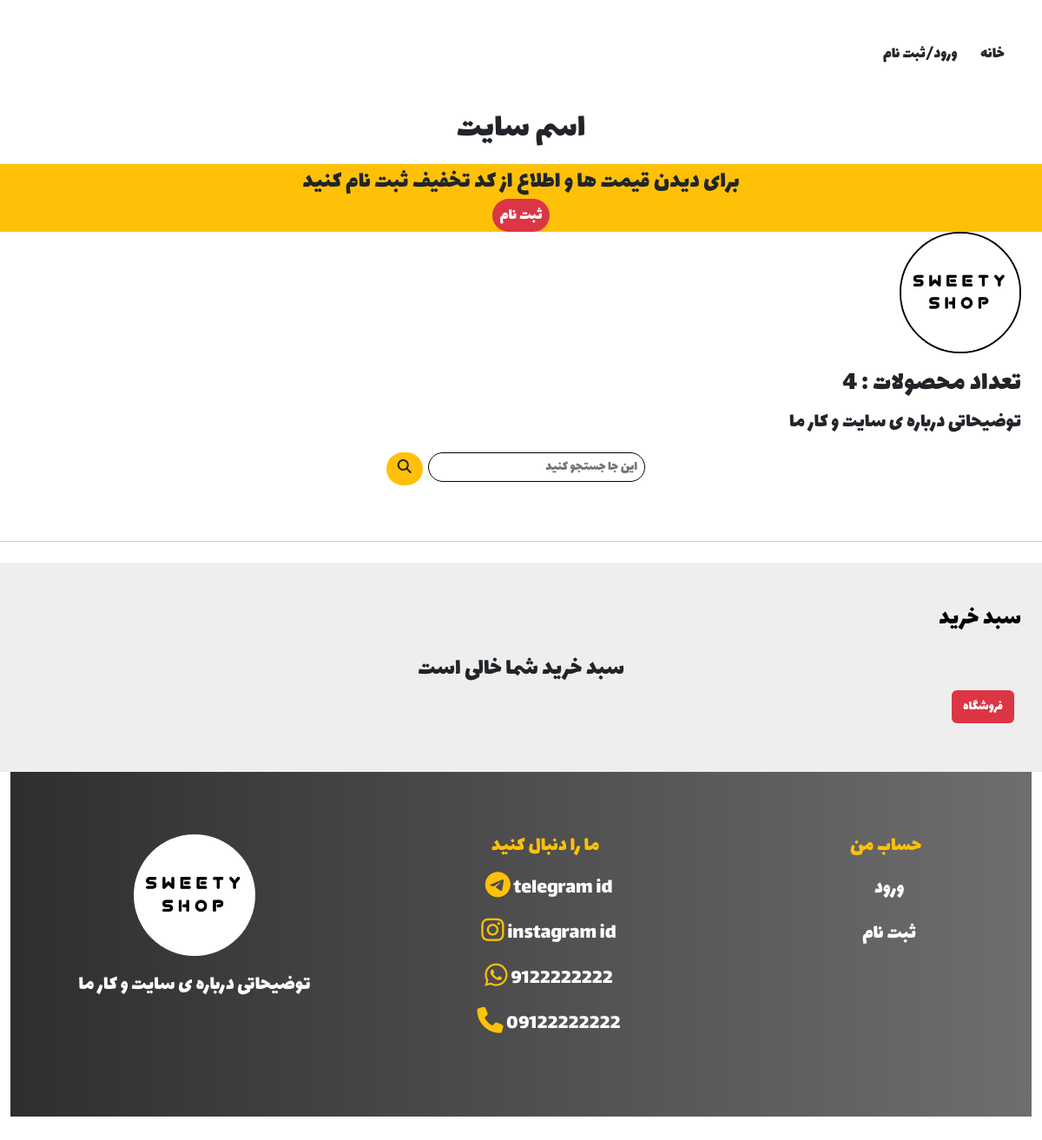
Page /cart/ on the committed database.
### pages/models.py (models this page shows, shortened)
class AboutUs(models.Model):
    site_name=models.CharField(_("site_name"), max_length=100)
    logo=models.ImageField(_("logo"), upload_to='site_logo/')
    site_description=models.TextField(_("site_description"))
    whatsapp_number=models.CharField(_("whatsapp_number(no 0)"), max_length=10,null=True,blank=True)
    telegram_id=models.CharField(_("telegram_id"), max_length=50,null=True,blank=True)
    instagram_id=models.CharField(_("instagram_id"), max_length=50)
    phone_number=models.CharField(_("phone_number"), max_length=11,null=True,blank=True)
    created=models.DateTimeField(_("created"), auto_now_add=True)
    updated=models.DateTimeField(_("updated"), auto_now=True)
    class Meta:
        verbose_name = _("AboutUs")
        verbose_name_plural = _("AboutUs")

### cart/views.py (the view)
# urls.py: path('',views.cart_view,name='cart_view'),
def cart_view(request):
    cart=Cart(request)
    for item in cart:
        item['product_update_number_form']=add_to_cart_form(initial={'quantity':item['quantity'],'inplace':True})
    return render(request,'cart/cart.html',context={'cart':cart})

### cart/cart.py (called while the page is built)
    def __len__(self):
        return sum(item['quantity']for item in self.cart.values())

    def __iter__(self):
        product_ids=self.cart.keys()
        products=Product.objects.filter(id__in=product_ids)
        cart=self.cart.copy()
        for pro in products:
            cart[str(pro.id)]['product_obj']=pro
        for item in cart.values():
            if item['product_obj'].is_discount:
                item['total_price']=item['product_obj'].price_with_discount * item['quantity']
            else:
                item['total_price']=item['product_obj'].price * item['quantity']
            yield item

### cart/context_processors.py (called while the page is built)
def cart(request):
	return {'cart': Cart(request)}

### pages/context_processor.py (called while the page is built)
def show_category(request):
    categories=Category.objects.all()
    return {'categories':categories}

def show_products(request):
    all_product=Product.objects.all()
    return {'products':all_product}

def show_info(request):
    info=AboutUs.objects.last()
    return {'info':info}

### cart/templates/cart/cart.html (shortened to what this page needs)
{% extends 'base.html' %}
{% load static %}
{% load i18n %}
{% load humanizelib %}
{% block content %}
<section class="h-100" style="background-color: #eee;">
    <div class="container-fluid h-100 py-5">
      <div class="row d-flex justify-content-center align-items-center h-100">
        <div class="col-12">
          <div class="d-flex justify-content-between align-items-center mb-4 rtl">
            <h3 class="fw-normal mb-0 text-black">{% trans "Shopping Cart" %}</h3>
          </div>
          {% if cart|length %}
            {% for item in cart %}
            <form action="{% url 'add_cart' item.product_obj.id %}" method='POST'>
              {% csrf_token %}
              <div class="card rounded-3 mb-4 text-center">
                <div class="card-body p-4">
                  <div class="row d-flex justify-content-between align-items-center">
                    <div class="col-md-1 col-lg-2 col-xl-1 text-start mt-3 px-0">
                      <a target='_self' title='جزئیات محصول' href="{% url 'detail' item.product_obj.id %}" class="lead fw-normal mb-2 text-dark fs-6">{{item.product_obj.title}}</a>
                    </div>
                    <div class="rtl col-md-3 col-lg-2 col-xl-2 mt-3 px-0 ">
                      {% if item.product_obj.is_discount %}
                      <h4 class="mb-0 fs-5"><del class='text-danger'>{{item.product_obj.price|intcomma}} ریال</del></h4>
                      <h4 class="mb-0 mt-2 fs-5">{{item.product_obj.price_with_discount|intcomma}} ریال</h4>
                      {% else %}
                      <h4 class="mb-0 fs-5">{{item.product_obj.price|intcomma}} ریال</h4>
                      {% endif %}
                    </div>
                    <div class="col-md-3 col-lg-2 col-xl-2 d-flex mt-3 px-0">
                      <div class="input-group-btn ">
                        <a title='کاهش' style='background: #e8b313;border-radius: 30px 0px 0px 30px;' onclick= "decrement('demoInput-{{product.id}}')" class="btn btn-minus mt-0">
                          <i class="fa fa-minus"></i>
                        </a>
                      </div>
                      <input style='border:none;background-color: #eff2f1;' id='demoInput-{{product.id}}' type="number" class="form-control text-center quantity-amount p-0 mx-2" value="{{item.quantity}}" name='quantity'>
                      <div class="input-group-btn ">
                        <a title='افزایش' style='background: #e8b313;border-radius: 0px 30px 30px 0px;' onclick= "increment('demoInput-{{product.id}}')" class="btn btn-plus mt-0">
                          <i class="fa fa-plus"></i>
                        </a>
                      </div>
                    </div>
                    <div class="col-md-1 col-lg-1 col-xl-1 text-center mt-3 px-0">
                      <input class='btn bg-primary text-white py-1 rounded-pill' type="submit" value='ذخیره تغییرات'>
                    </div>
                    <div class="col-md-2 col-lg-2 col-xl-2 mt-3 rtl px-0">
                      <h4 class="mb-0 fs-5">{{item.total_price|intcomma}} ریال</h4>
                    </div>
                    <div class="text-center mt-3 px-0 fs-5">
                      <a title='delete' href="{% url 'remove_cart' item.product_obj.id %}" class="text-danger"><i class="fa fa-trash fa-lg"></i></a>
                      {{item.product_update_number_form.inplace}}
                    </div>
                  </div>
                </div>
              </div>
            </form>
            {% endfor %}
            <div class="card">
              <div class="card-body rtl text-center">
                <h3>{% trans "total price" %} :</h3>
                <h3 class="text-dark fs-5 ">  {{cart.total_price|intcomma}} ریال</h3>
                <a title='ثبت سفارش' href="{% url 'order_create' %}" class="btn bg-success rounded-pill btn-lg text-white">{% trans "ادامه ی سفارش" %}</a>
              </div>
              {% else %}
              <h3 class='text-center'>{% trans "your cart is empty yet !" %}</h3>
              {% endif %}
              <div class='text-end'><a title='home' href="{% url 'home' %}"><span class='btn bg-danger text-white me-2 mb-2'>{% trans "go shopping" %}</span></a></div>
            </div>
        </div>
      </div>
    </div>
{% endblock content %}

### templates/base.html (shortened to what this page needs)
{% load static %}
{% load i18n %}
<!DOCTYPE html>
<html>
<head>
    <link rel="stylesheet" href="{% static 'css/owl.carousel.min.css' %}">
    <link rel="stylesheet" href="{% static 'css/owl.theme.default.min.css' %}">
    <link rel="stylesheet" href="{% static 'css/style.css' %}">
    <link rel="stylesheet" href="{% static 'bootstrap-5.3.0-dist/css/bootstrap.min.css' %}">
    <link rel="stylesheet" href="{% static 'css/fontawesome.min.css' %}">
    <link rel="stylesheet" href="{% static 'css/all.min.css' %}">
</head>
<body>
    <div class="container-fluid mb-5">
        <div class="row ">
            <div style='padding-right:35px;' class="col-12 mt-5 rtl">
                <span class="ms-2"><a target='_self' title='home' class="header-a text-dark p-1 px-2 rounded-pill " href="{% url 'home' %}">{% trans "home" %}</a></span>
                {% if request.user.is_authenticated %}
                <span class="ms-2"><a target='_self' title='cart' class="header-a text-dark p-1 px-2 rounded-pill {% if request.resolver_match.url_name == 'cart_view' %} bg-dark text-white {% endif %}" href="{% url 'cart_view' %}"><i class="fa-solid fa-cart-shopping fa-lg"></i><span class='badge bg-danger text-white'>{{cart|length}}</span></a></span>
                <span class="ms-2"><a target='_self' title='order list' class="header-a text-dark p-1 px-2 rounded-pill {% if request.resolver_match.url_name == 'userorders' %} bg-dark text-white {% endif %}" href="{% url 'userorders' %}">{% trans "order list" %}</a></span>
                <span class="ms-2"><a target='_self' title='logout' class="header-a text-dark p-1 px-2 rounded-pill {% if request.resolver_match.url_name == 'account_logout' %} bg-dark text-white {% endif %}" href="{% url 'account_logout' %}">{% trans "Logout" %}</a></span>
                {% else %}
                <span class="ms-2"><a target='_self' title='login/signup' class="header-a text-dark p-1 px-2 rounded-pill " href="{% url 'account_login' %}">{% trans "Login/SignUp" %}</a></span>
                {% endif %}
            </div>
            <div class="col-12"><h1 class="text-center mb-3 mt-5"><a target='_self' title='home' class='text-dark' href="{% url 'home' %}">{{info.site_name}}</a></h1></div>
            {% if not request.user.is_authenticated %}
            <div class='text-center bg-warning p-1'><h3>{% trans "for watching price of products and get discount code" %}</h3><a target='_self' title='signup' href="{% url 'account_signup' %}" class='header-a text-white bg-danger px-2 py-1 rounded-pill'>{% trans "signup" %}</a></div>
            {% endif %}
            <div class="col-12 text-end mb-3 me-3 pe-4">
                <a target='_self' title='home' href="{% url 'home' %}"><img class="rounded-circle" style="width: 140px;height: 140px;border:2px solid black;" src="{{info.logo.url}}" alt="{{info.site_name}} فروشگاه"></a>
                <h4 class="rtl mt-3 fs-2"> {% trans "our site products" %} {{products|length}}</h4>
                <p class='fs-4'>{{info.site_description}}</p>
                <form action="{% url 'search' %}" class="text-center mb-5">
                    <button type="submit" class="btn bg-warning me-1 rounded-pill"><i class="fa fa-search text-dark"></i></button>
                    <input name='search' style="border: 1px solid black;" class="rounded-pill pe-2 py-1 rtl search" type="text" placeholder="این جا جستجو کنید">
                </form>
            </div><hr class="mb-4">
            {% block content %}
            {% endblock content %}
            <footer style="background: linear-gradient(to right, rgb(46, 46, 46), rgb(110, 110, 110));" class="py-4" id="footer">
                <br><br>
                <div class="container-fluid ms-3">
                    <div class="row">
                        <div class="col-md-4 text-center mb-4">
                            <div class="footer-item">
                                <div class="company-brand">
                                    <a target='_self' title='home' href="{% url 'home' %}"><img class="rounded-circle" style="width: 140px;height: 140px;" src="{{info.logo.url}}" alt="{{info.site_name}} فروشگاه"></a>
                                    <p class="text-white mt-3 fs-4">{{info.site_description}}</p><p></p>
                                </div>
                            </div>
                        </div>
                        <div class="col-md-4 col-6 text-center">
                            <div class="footer-menu">
                                <h5 class="text-warning ms-4 mb-3 fs-4">{% trans "follow us" %}</h5>
                                <ul class="menu-list">
                                    {% if info.telegram_id %}
                                    <li class='mt-3'>
                                        <a target='_self' title='telegram' class='footera p-2 fs-4' href="https://telegram.me/{{info.telegram_id}}"><i class="fa-brands fa-telegram fa-lg text-warning"></i> {{info.telegram_id}} </a>
                                    </li>
                                    {% endif %}
                                    {% if info.instagram_id %}
                                    <li class='mt-3'>
                                        <a target='_self' title='instagram' class='footera p-2 fs-4' href="https://instagram.com/{{info.instagram_id}}"><i class="fa-brands fa-instagram fa-lg text-warning"></i> {{info.instagram_id}} </a>
                                    </li>
                                    {% endif %}
                                    {% if info.whatsapp_number %}
                                    <li class='mt-3'>
                                        <a target='_self' title='whatsapp' class='footera p-2 fs-4' href="https://wa.me/+98{{info.whatsapp_number}}"><i class="fa-brands fa-whatsapp fa-lg text-warning"></i> {{info.whatsapp_number}} </a>
                                    </li>
                                    {% endif %}
                                    {% if info.phone_number %}
                                    <li class='mt-3'>
                                        <a target='_self' title='phone number' class='footera p-2 fs-4' href=""><i class="fa fa-phone fa-lg text-warning"></i> {{info.phone_number}} </a>
                                    </li>
                                    {% endif %}
                                </ul>
                            </div>
                        </div>
                        <div class="col-md-4 col-6 text-center">
                            <div class="footer-menu">
                                <h5 class="text-warning ms-4 fs-4"> {% trans "my account" %}</h5>
                                <ul class="menu-list">
                                    {% if request.user.is_authenticated %}
                                    <li class="mt-3">
                                        <a target='_self' title='logout' class="footera p-2 fs-4" href="{% url 'account_logout' %}">{% trans "خروج" %}</a>
                                    </li>
                                    <li class="mt-3">
                                        <a target='_self' title='cart' class="footera p-2 fs-4" href="{% url 'cart_view' %}">{% trans "cart" %}</a>
                                    </li>
                                    <li class="mt-3">
                                        <a target='_self' title='order' class="footera p-2 fs-4" href="{% url 'userorders' %}">{% trans "سفارشات" %}</a>
                                    </li>
                                    {% else %}
                                    <li class="mt-3">
                                        <a target='_self' title='login' class="footera p-2 fs-4" href="{% url 'account_login' %}">{% trans "login" %}</a>
                                    </li>
                                    <li class="mt-3">
                                        <a target='_self' title='signup' class="footera p-2 fs-4" href="{% url 'account_signup' %}">{% trans "signup" %}</a>
                                    </li>
                                    {% endif %}
                                </ul>
                            </div>
                        </div>
                    </div>
                </div><br><br>
            </footer>
</body>
</html>

### rows in the picture
AboutUs: site_name "اسم سایت", logo (picture), site_description "توضیحاتی درباره ی سایت و کار ما", telegram_id "telegram id", instagram_id "instagram id", whatsapp_number "9122222222", phone_number "09122222222"

### other values in the picture
{{ products|length }} "4"
